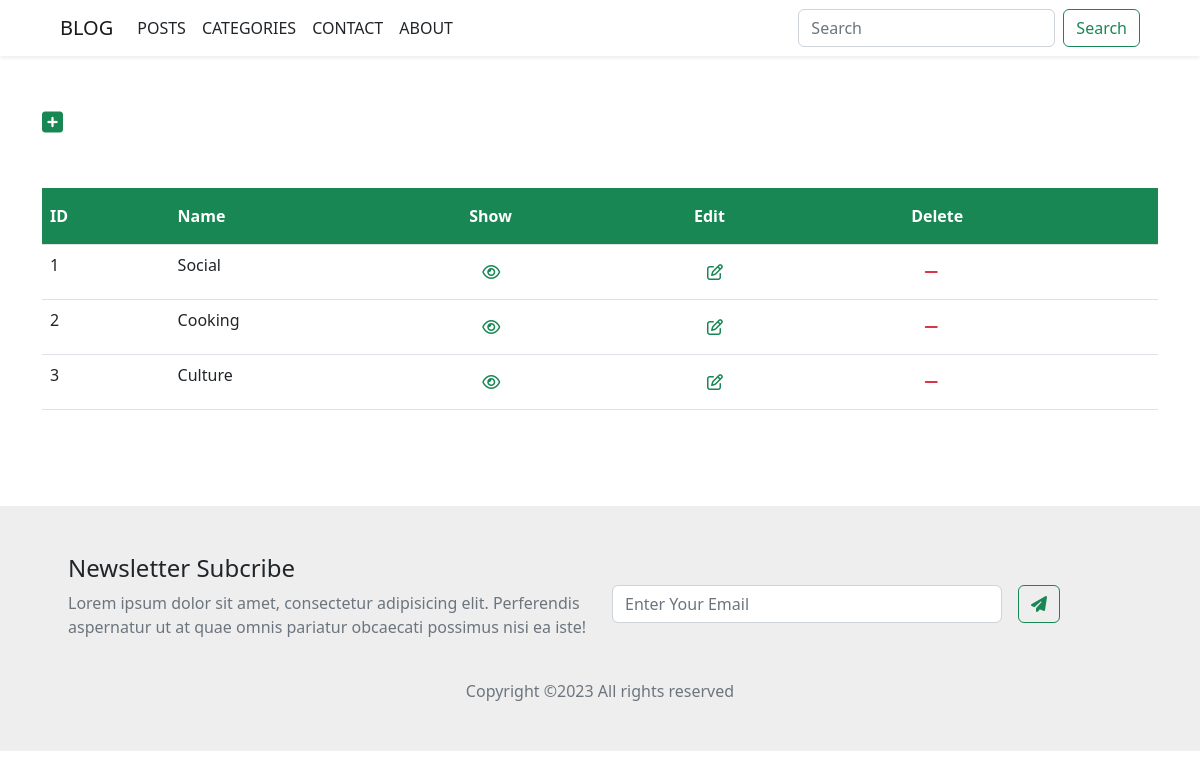
The page /categories on the database as committed earlier.
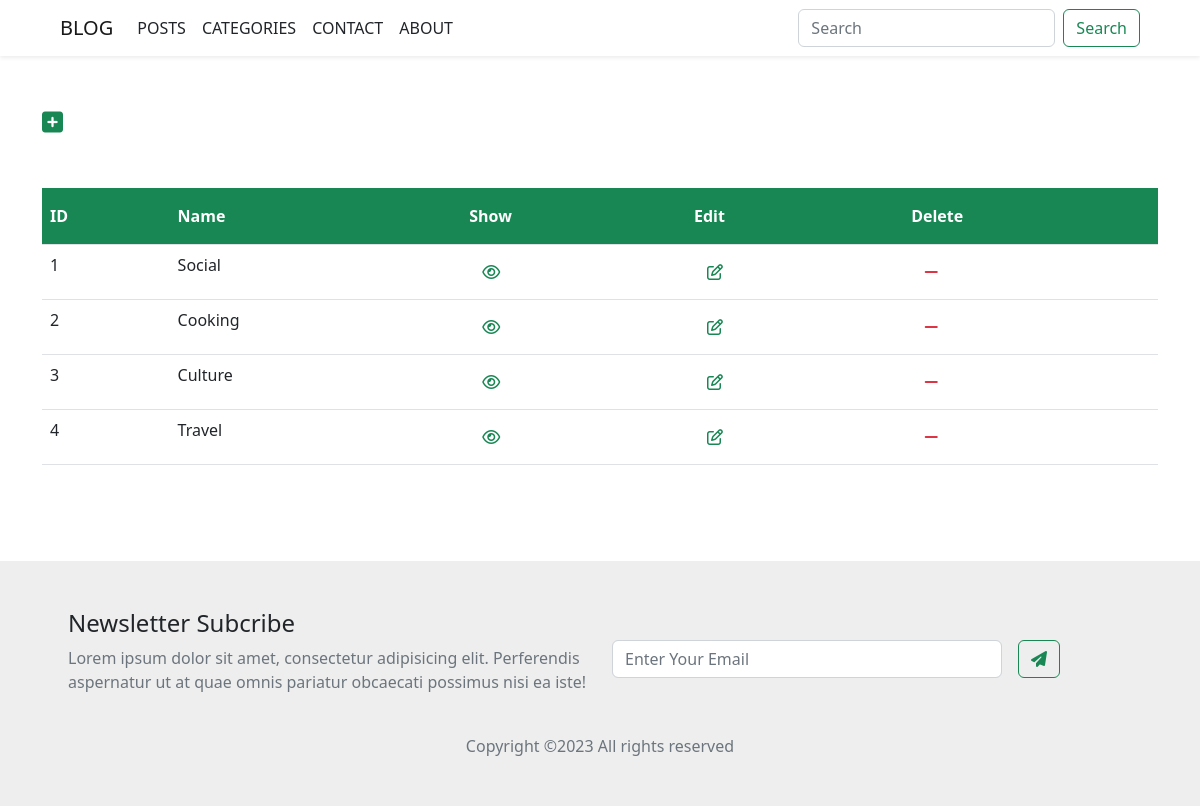
The same page on the database as committed later.
### app/models.py (models this page shows, shortened)
class Category(db.Model):
  id = db.Column(db.Integer, primary_key = True)
  name = db.Column(db.String)
  created_at = db.Column(db.DateTime, server_default=db.func.now())
  updated_at = db.Column(db.DateTime, server_default=db.func.now(), onupdate=db.func.now())
  posts= db.relationship('Post', backref='category_name', lazy=True)
  @classmethod
  def get_all_objects(cls):
    return cls.query.all()
  @property
  def get_show_url(self):
    return url_for('categories.show', id=self.id)
  @property
  def get_delete_url(self):
    return url_for('categories.delete', id=self.id)

### app/categories/views.py (the view)
@category_blueprint.route('', endpoint='index')
def index():
  categories = Category.get_all_objects()
  return render_template('categories/index.html', categories=categories)

### app/templates/categories/index.html (shortened to what this page needs)
{% extends 'layouts/base.html' %}
{% block body %}
  <div>
    <a href="{{url_for('categories.create')}}" class="text-success fs-4"><i class="fa-solid fa-square-plus"></i></a>
  </div>
  <table class="table my-5" id="dataTable" width="100%" cellspacing="0">
    <tr class="bg-success text-white">
      <th class="py-3">ID</th>
      <th class="py-3">Name</th>
      <th class="py-3">Show</th>
      <th class="py-3">Edit</th>
      <th class="py-3">Delete</th>
    </tr>
    {% for category in categories %}
      <tr>
        <td>{{category.id}}</td>
        <td>{{category.name}}</td>
        <td>
          <a href="{{category.get_show_url}}" class="btn text-success ">
            <i class="fa-regular fa-eye"></i>
          </a>
        </td>
        <td>
          <a href="{{url_for('categories.edit', id=category.id)}}" class="btn text-success ">
            <i class="fa-regular fa-pen-to-square"></i>
          </a>
        </td>
        <td>
          <a href="{{category.get_delete_url}}" class="btn text-danger">
            <i class="fa-solid fa-minus"></i>
          </a>
        </td>
      </tr>
    {% endfor %}
  </table>
{% endblock %}

Rows that differ between the two databases and show on the page:
added Category: id "4", name "Travel"
